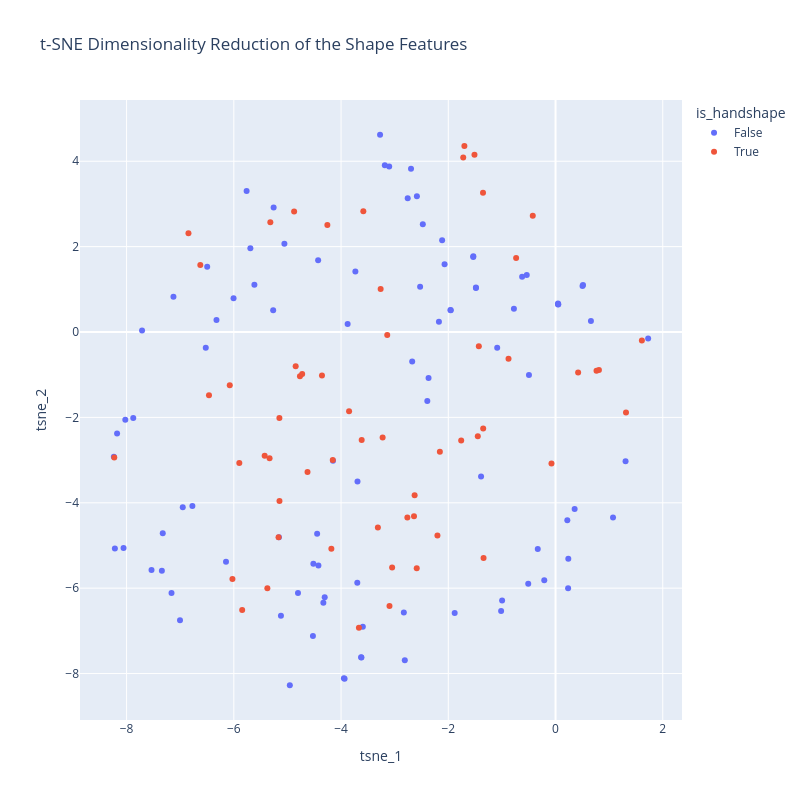

Write notebook code for a chart like this one.
### Code cell
# Dataframe for the px plot
tsne_df = pd.DataFrame({
    'tsne_1': X_tsne_dist[:, 0],
    'tsne_2': X_tsne_dist[:, 1],
    'name': dist_mat.columns,
    'is_handshape': [name.startswith("../") for name in dist_mat.columns]
})

# Plot
fig = px.scatter(
    tsne_df,
    x='tsne_1',
    y='tsne_2',
    color='is_handshape',
    hover_data=['name'],
    title="t-SNE Dimensionality Reduction of the Shape Features"
)

fig.update_layout(width=800, height=800)
fig.show()

### Figure 1 — Plotly figure (JSON) as saved in the notebook; plotly's stock layout.template omitted (floating-point values rounded to 4 significant figures)
{"data": [{"customdata": [["fbx\\M20241107_6263_260710_2.fbx_segment_0"], ["fbx\\M20241107_6263_260710_2.fbx_segment_1"], ["fbx\\M20241107_6263_260710_2.fbx_segment_2"], ["fbx\\M20241107_6263_260710_2.fbx_segment_3"], ["fbx\\M20250916_4405_260709_0.fbx_segment_0"], ["fbx\\M20260119_1078_260713_1.fbx_segment_0"], ["fbx\\M20260119_1078_260713_1.fbx_segment_1"], ["fbx\\M20260119_1078_260713_1.fbx_segment_2"], ["fbx\\M20260119_1078_260713_1.fbx_segment_3"], ["fbx\\M20260119_1078_260713_1.fbx_segment_4"], ["fbx\\M20260119_1078_260713_1.fbx_segment_5"], ["fbx\\M20260119_1078_260713_1.fbx_segment_6"], ["fbx\\M20260119_1078_260713_1.fbx_segment_7"], ["fbx\\M20260119_1078_260713_1.fbx_segment_8"], ["fbx\\M20260119_1078_260713_1.fbx_segment_9"], ["fbx\\M20260119_1078_260713_1.fbx_segment_10"], ["fbx\\M20260120_1291_260713_0.fbx_segment_0"], ["fbx\\M20260120_1291_260713_0.fbx_segment_1"], ["fbx\\M20260120_1291_260713_0.fbx_segment_2"], ["fbx\\M20260120_1291_260713_0.fbx_segment_3"], ["fbx\\M20260120_1291_260713_0.fbx_segment_4"], ["fbx\\M20260120_1291_260713_0.fbx_segment_5"], ["fbx\\M20260120_1291_260713_0.fbx_segment_6"], ["fbx\\M20260120_1291_260713_0.fbx_segment_7"], ["fbx\\M20260120_1291_260713_0.fbx_segment_8"], ["fbx\\M20260126_1564_260713_1.fbx_segment_0"], ["fbx\\M20260126_1564_260713_1.fbx_segment_1"], ["fbx\\M20260126_1564_260713_1.fbx_segment_2"], ["fbx\\M20260126_1564_260713_1.fbx_segment_3"], ["fbx\\M20260126_1564_260713_1.fbx_segment_4"], ["fbx\\M20260126_1564_260713_1.fbx_segment_5"], ["fbx\\M20260126_1564_260713_1.fbx_segment_6"], ["fbx\\M20260126_1564_260713_1.fbx_segment_7"], ["fbx\\M20260126_1564_260713_1.fbx_segment_8"], ["fbx\\M20260126_1564_260713_1.fbx_segment_9"], ["fbx\\M20260126_1564_260713_1.fbx_segment_10"], ["fbx\\M20260126_1578_260713_0.fbx_segment_0"], ["fbx\\M20260126_1578_260713_0.fbx_segment_1"], ["fbx\\M20260126_1578_260713_0.fbx_segment_2"], ["fbx\\M20260126_1578_260713_0.fbx_segment_3"], ["fbx\\M20260126_1578_260713_0.fbx_segment_4"], ["fbx\\M20260126_1578_260713_0.fbx_segment_5"], ["fbx\\M20260126_1578_260713_0.fbx_segment_6"], ["fbx\\M20260126_1578_260713_0.fbx_segment_7"], ["fbx\\M20260127_2139_260713_0.fbx_segment_0"], ["fbx\\M20260127_2139_260713_0.fbx_segment_1"], ["fbx\\M20260127_2139_260713_0.fbx_segment_2"], ["fbx\\M20260127_2139_260713_0.fbx_segment_3"], ["fbx\\M20260127_2139_260713_0.fbx_segment_4"], ["fbx\\M20260127_2139_260713_0.fbx_segment_5"], ["fbx\\M20260127_2139_260713_0.fbx_segment_6"], ["fbx\\M20260506_0579_260713_0.fbx_segment_0"], ["fbx\\M20260506_0579_260713_0.fbx_segment_1"], ["fbx\\M20260506_0579_260713_0.fbx_segment_2"], ["fbx\\M20260506_0579_260713_0.fbx_segment_3"], ["fbx\\M20260506_0579_260713_0.fbx_segment_4"], ["fbx\\M20260506_0579_260713_0.fbx_segment_5"], ["fbx\\M20260506_0579_260713_0.fbx_segment_6"], ["fbx\\M20260506_0579_260713_0.fbx_segment_7"], ["fbx\\M20260506_0579_260713_0.fbx_segment_8"], ["fbx\\M20260506_0579_260713_0.fbx_segment_9"], ["fbx\\M20260506_0579_260713_0.fbx_segment_10"], ["fbx\\M20260506_0594_260713_4.fbx_segment_0"], ["fbx\\M20260506_0594_260713_4.fbx_segment_1"], ["fbx\\M20260506_0594_260713_4.fbx_segment_2"], ["fbx\\M20260506_0594_260713_4.fbx_segment_3"], ["fbx\\M20260506_0594_260713_4.fbx_segment_4"], ["fbx\\M20260506_0594_260713_4.fbx_segment_5"], ["fbx\\M20260506_0594_260713_4.fbx_segment_6"], ["fbx\\M20260506_0594_260713_4.fbx_segment_7"], ["fbx\\M20260506_0594_260713_4.fbx_segment_8"], ["fbx\\M20260506_0594_260713_4.fbx_segment_9"], ["fbx\\M20260506_0594_260713_4.fbx_segment_10"], ["fbx\\M20260506_0594_260713_4.fbx_segment_11"], ["fbx\\M20260506_0594_260713_4.fbx_segment_12"], ["fbx\\M20260506_0594_260713_4.fbx_segment_13"], ["fbx\\M20260506_0594_260713_4.fbx_segment_14"], ["fbx\\M20260506_0594_260713_4.fbx_segment_15"], ["fbx\\M20260506_0604_260713_0.fbx_segment_0"], ["fbx\\M20260506_0604_260713_0.fbx_segment_1"], ["fbx\\M20260506_0604_260713_0.fbx_segment_2"], ["fbx\\M20260506_0604_260713_0.fbx_segment_3"], ["fbx\\M20260506_0604_260713_0.fbx_segment_4"], ["fbx\\M20260506_0604_260713_0.fbx_segment_5"], ["fbx\\M20260506_0604_260713_0.fbx_segment_6"], ["fbx\\M20260506_0604_260713_0.fbx_segment_7"], ["fbx\\M20260506_0604_260713_0.fbx_segment_8"], ["fbx\\M20260506_0604_260713_0.fbx_segment_9"], ["fbx\\M20260506_0604_260713_0.fbx_segment_10"], ["fbx\\M20260506_0604_260713_0.fbx_segment_11"], ["fbx\\M20260506_0604_260713_0.fbx_segment_12"], ["fbx\\M20260506_0604_260713_0.fbx_segment_13"], ["fbx\\M20260506_0604_260713_0.fbx_segment_14"], ["fbx\\M20260506_0604_260713_0.fbx_segment_15"]], "hovertemplate": "is_handshape=False<br>tsne_1=%{x}<br>tsne_2=%{y}<br>name=%{customdata[0]}<extra></extra>", "legendgroup": "False", "marker": {"color": "#636efa", "symbol": "circle"}, "mode": "markers", "name": "False", "orientation": "v", "showlegend": true, "type": "scatter", "x": [-4.427, -1.534, -5.616, 1.306, -3.877, -0.9965, -6.523, -6.772, -7.162, -7.342, -7.712, -3.594, -2.525, 0.5033, -1.088, -1.881, -0.7762, -6.146, 0.04646, 0.2199, 0.3564, -5.121, -2.811, -1.485, -1.389, -2.829, -8.237, -3.102, -8.057, -8.218, -2.695, -5.257, -0.5092, -3.621, -4.151, -1.954, -1.484, -2.368, -4.516, -3.946, -2.175, 0.2344, -5.691, -2.391, -0.5365, -7.004, -7.535, -5.266, -2.475, -5.057, -0.6229, -2.673, -4.955, -7.325, -6.496, -8.177, -6.323, -8.024, -7.876, -6.005, -6.952, -3.697, -4.422, 0.05158, -5.762, -3.733, -2.757, 0.5128, -3.693, -0.2101, -5.159, 0.6602, -2.069, -4.525, -1.015, -3.625, -1.535, -4.803, 0.04546, -2.115, -7.126, -2.586, -4.446, -0.3314, 1.072, -4.33, -3.934, 0.2381, -3.273, -0.4955, 1.727, -4.305, -3.184, -1.96], "xaxis": "x", "y": [1.681, 1.774, 1.107, -3.029, 0.1853, -6.288, -0.367, -4.077, -6.113, -5.593, 0.03577, -6.904, 1.061, 1.075, -0.3676, -6.584, 0.5456, -5.381, 0.6462, -4.409, -4.143, -6.648, -7.689, 1.043, -3.386, -6.572, -2.92, 3.876, -5.057, -5.073, 3.823, 2.918, -5.899, -7.623, -3.014, 0.507, 1.03, -1.076, -5.425, -8.109, 0.2427, -6.0, 1.963, -1.614, 1.337, -6.752, -5.572, 0.5111, 2.525, 2.069, 1.295, -0.6905, -8.274, -4.714, 1.527, -2.377, 0.2789, -2.058, -2.016, 0.7886, -4.107, -5.871, -5.471, 0.6503, 3.301, 1.418, 3.132, 1.098, -3.502, -5.816, -4.804, 0.2593, 1.588, -7.121, -6.536, -7.618, 1.759, -6.114, 0.666, 2.148, 0.8257, 3.179, -4.725, -5.083, -4.345, -6.343, -8.12, -5.313, 4.621, -1.005, -0.1529, -6.211, 3.906, 0.5129], "yaxis": "y"}, {"customdata": [["../HandformSession/HandformsTrimmed/1_1.FBX"], ["../HandformSession/HandformsTrimmed/1_1_Jitter.FBX"], ["../HandformSession/HandformsTrimmed/1_2-2.FBX"], ["../HandformSession/HandformsTrimmed/1_2-3.FBX"], ["../HandformSession/HandformsTrimmed/1_2.FBX"], ["../HandformSession/HandformsTrimmed/1_Curved_Jitter-2.FBX"], ["../HandformSession/HandformsTrimmed/1_Curved_Jitter-3.FBX"], ["../HandformSession/HandformsTrimmed/1_Curved_Jitter.FBX"], ["../HandformSession/HandformsTrimmed/3.FBX"], ["../HandformSession/HandformsTrimmed/4.FBX"], ["../HandformSession/HandformsTrimmed/5r_Closed.FBX"], ["../HandformSession/HandformsTrimmed/5_1.FBX"], ["../HandformSession/HandformsTrimmed/5_Claw.FBX"], ["../HandformSession/HandformsTrimmed/9.FBX"], ["../HandformSession/HandformsTrimmed/A.FBX"], ["../HandformSession/HandformsTrimmed/B.FBX"], ["../HandformSession/HandformsTrimmed/Baby_Beak-2.FBX"], ["../HandformSession/HandformsTrimmed/Baby_Beak.FBX"], ["../HandformSession/HandformsTrimmed/Baby_Beak_Open-2.FBX"], ["../HandformSession/HandformsTrimmed/Baby_Beak_Open.FBX"], ["../HandformSession/HandformsTrimmed/Baby_C.FBX"], ["../HandformSession/HandformsTrimmed/Baby_O_Jitter.FBX"], ["../HandformSession/HandformsTrimmed/Beak.FBX"], ["../HandformSession/HandformsTrimmed/Beak2_Open.FBX"], ["../HandformSession/HandformsTrimmed/Beak2_Open_Spread.FBX"], ["../HandformSession/HandformsTrimmed/Beak_Open.FBX"], ["../HandformSession/HandformsTrimmed/Beak_Open_Spread.FBX"], ["../HandformSession/HandformsTrimmed/B_Bent.FBX"], ["../HandformSession/HandformsTrimmed/C.FBX"], ["../HandformSession/HandformsTrimmed/C2_Spread.FBX"], ["../HandformSession/HandformsTrimmed/C_Spread.FBX"], ["../HandformSession/HandformsTrimmed/D-2.FBX"], ["../HandformSession/HandformsTrimmed/D.FBX"], ["../HandformSession/HandformsTrimmed/E.FBX"], ["../HandformSession/HandformsTrimmed/F.FBX"], ["../HandformSession/HandformsTrimmed/G.FBX"], ["../HandformSession/HandformsTrimmed/I.FBX"], ["../HandformSession/HandformsTrimmed/K.FBX"], ["../HandformSession/HandformsTrimmed/L.FBX"], ["../HandformSession/HandformsTrimmed/L2.FBX"], ["../HandformSession/HandformsTrimmed/M-2.FBX"], ["../HandformSession/HandformsTrimmed/M.FBX"], ["../HandformSession/HandformsTrimmed/Middle.FBX"], ["../HandformSession/HandformsTrimmed/MiddleJitter.FBX"], ["../HandformSession/HandformsTrimmed/Money.FBX"], ["../HandformSession/HandformsTrimmed/N.FBX"], ["../HandformSession/HandformsTrimmed/O.FBX"], ["../HandformSession/HandformsTrimmed/P.FBX"], ["../HandformSession/HandformsTrimmed/Q.FBX"], ["../HandformSession/HandformsTrimmed/R.FBX"], ["../HandformSession/HandformsTrimmed/S.FBX"], ["../HandformSession/HandformsTrimmed/Shh.FBX"], ["../HandformSession/HandformsTrimmed/T.FBX"], ["../HandformSession/HandformsTrimmed/T_Open.FBX"], ["../HandformSession/HandformsTrimmed/V.FBX"], ["../HandformSession/HandformsTrimmed/V_Curved.FBX"], ["../HandformSession/HandformsTrimmed/W.FBX"], ["../HandformSession/HandformsTrimmed/Y.FBX"]], "hovertemplate": "is_handshape=True<br>tsne_1=%{x}<br>tsne_2=%{y}<br>name=%{customdata[0]}<extra></extra>", "legendgroup": "True", "marker": {"color": "#EF553B", "symbol": "circle"}, "mode": "markers", "name": "True", "orientation": "v", "showlegend": true, "type": "scatter", "x": [-6.846, -5.319, -1.349, -3.585, -8.23, -3.097, -1.353, -1.759, -4.356, -4.625, -5.425, -4.154, -5.165, -4.181, -3.139, -4.846, -2.202, -1.722, -6.625, -5.374, -5.333, -1.512, -1.7, -3.85, -2.763, -0.07582, -1.43, -6.026, -3.314, -2.157, -3.048, 0.7646, 0.8091, -4.767, 0.4212, -2.589, -0.8769, -4.725, -5.148, -3.615, -6.463, -4.875, -0.7353, -3.262, -6.076, -5.844, -0.4244, -5.897, -5.15, -3.224, -2.64, -3.667, 1.61, -1.343, -4.256, -2.628, -1.45, 1.314], "xaxis": "x", "y": [2.312, 2.574, -2.262, 2.83, -2.938, -6.416, 3.261, -2.541, -1.017, -3.28, -2.897, -3.0, -4.807, -5.077, -0.06757, -0.8007, -4.768, 4.089, 1.568, -6.0, -2.955, 4.151, 4.356, -1.854, -4.342, -3.077, -0.3331, -5.786, -4.581, -2.806, -5.517, -0.9052, -0.8904, -1.036, -0.9474, -5.532, -0.6282, -0.9818, -3.959, -2.529, -1.481, 2.826, 1.732, 1.008, -1.247, -6.511, 2.724, -3.067, -2.013, -2.471, -4.314, -6.926, -0.2008, -5.295, 2.504, -3.824, -2.442, -1.886], "yaxis": "y"}], "layout": {"height": 800, "legend": {"title": {"text": "is_handshape"}, "tracegroupgap": 0}, "title": {"text": "t-SNE Dimensionality Reduction of the Shape Features"}, "width": 800, "xaxis": {"anchor": "y", "domain": [0, 1], "title": {"text": "tsne_1"}}, "yaxis": {"anchor": "x", "domain": [0, 1], "title": {"text": "tsne_2"}}}}
